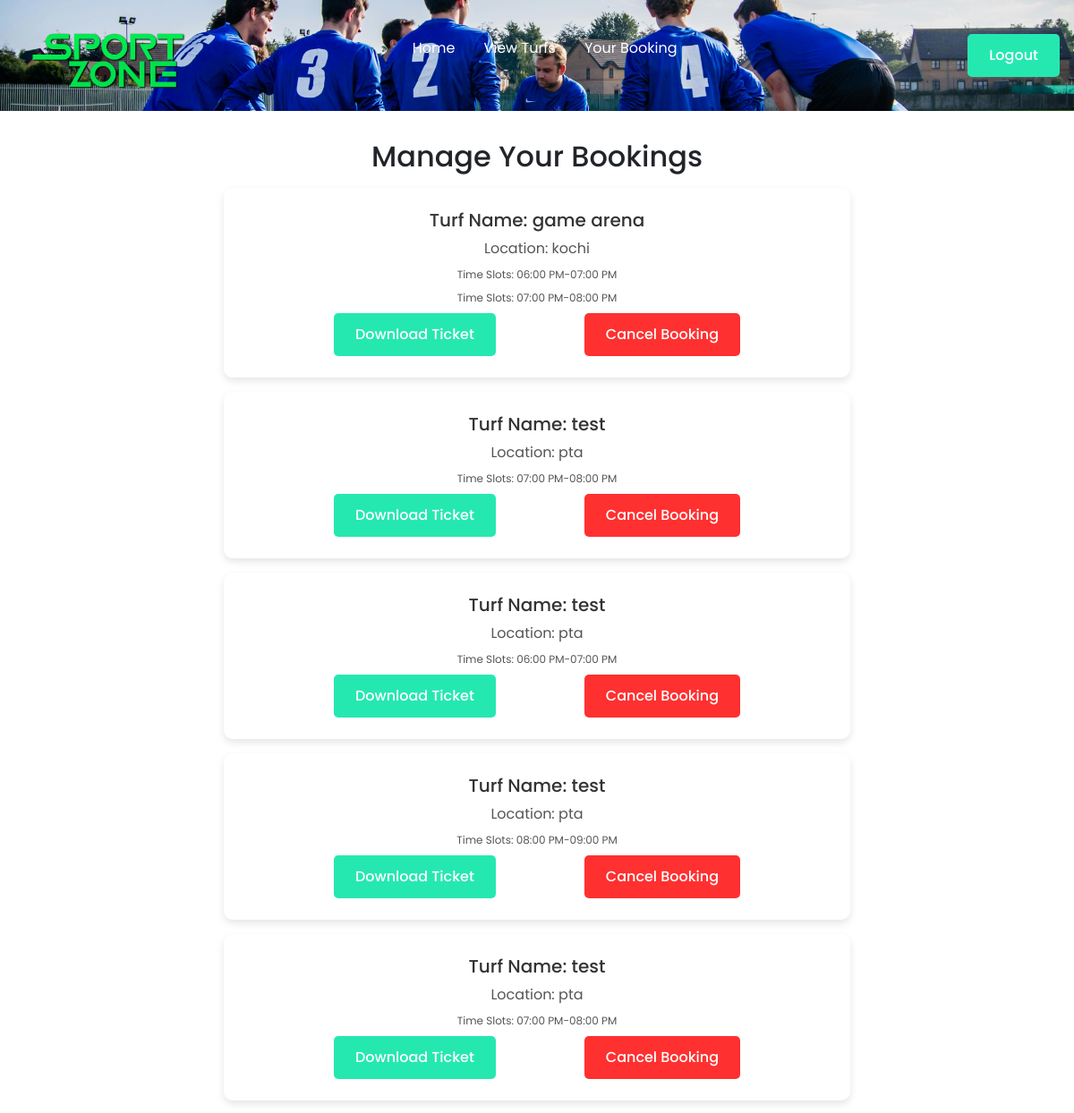
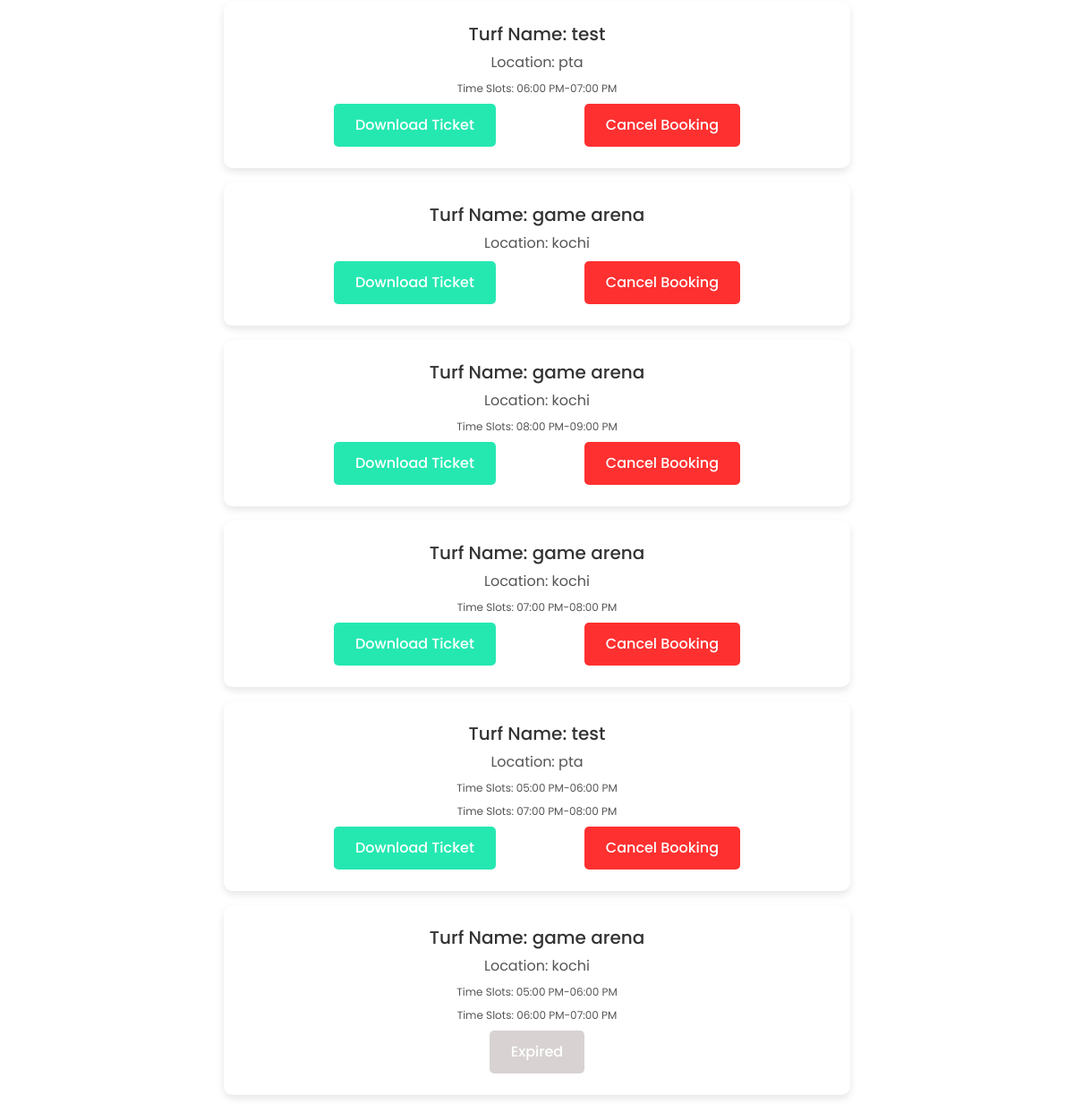
Screenshot of /bookings/userbookings (signed in) with the database file from the repository (2 pictures, top to bottom).
### booking/models.py (models this page shows, shortened)
class UserBookingTable(models.Model):
    customer = models.ForeignKey(User, on_delete=models.CASCADE)
    payment_id=models.CharField(max_length=30,blank=True)
    name=models.CharField(max_length=100,null=True)
    turfname = models.ForeignKey(turf_table, on_delete=models.CASCADE)
    slots = models.JSONField(default=list,null=True)
    amount = models.IntegerField()
    booking_date = models.DateTimeField(auto_now_add=True)
    expired = models.BooleanField(default=False)  # Whether the booking is expired or not

### turfowner/models.py (models this page shows, shortened)
class turf_table(models.Model):
    image=models.ImageField(default="turfimages/img.png",upload_to='turfimages')
    ownername=models.ForeignKey(User,on_delete=models.CASCADE,null=True)
    name=models.CharField(max_length=150,blank=False)
    game_type = models.CharField(max_length=50)
    location=models.TextField(blank=False)
    location_url=models.TextField()
    open_time=models.TimeField()
    close_time=models.TimeField()
    rent=models.CharField(max_length=5,default=0)
    discription=models.TextField()
    slots=models.BooleanField(default=True)
    closed = models.BooleanField(default=True)

### booking/views.py (the view)
# urls.py: path('userbookings',views.userbookings,name='userbookings'),
def userbookings(request):
    bookings=userBooking.objects.filter(customer=request.user).all()
    return render(request,'mybooking.html',{'bookings':bookings})

### templates/mybooking.html (shortened to what this page needs)
{% load static %}
<!DOCTYPE html>
<html lang="en">
<head>
  <link href="https://cdn.jsdelivr.net/npm/remixicon@4.0.0/fonts/remixicon.css" rel="stylesheet" />
  <link rel="stylesheet" href="https://cdn.jsdelivr.net/npm/bootstrap@4.4.1/dist/css/bootstrap.min.css"
>
  <link rel="stylesheet" href="{% static 'style.css' %}" />
</head>
<body>
  <header class="header" style="background-color: rgb(0, 100, 67);">
    <nav>
      <div class="nav__bar">
        <div class="logo" style="width: fit-content;height: 60px;padding: 0;">
          <a href="{% url 'userhome' %}" style="padding:0"><img src="{% static 'logo.png' %}" alt="logo"
              style="width: 200px;" /></a>
        </div>
      </div>
      {% if request.user.username %}
      <ul class="nav__links " id="nav-links">
        <li><a href="{% url 'userhome' %}">Home</a></li>
        <li><a href="{% url 'viewturflist' %}">View Turfs </a></li>
        <li><a href="{% url 'userbookings' %}">Your Booking </a></li>
      </ul>
      <a href="{% url 'userlogout' %}"><button class="btn nav__btn">Logout</button></a>
      {% else %}
      <ul class="nav__links" id="nav-links">
        <li><a href="{% url 'userhome' %}">Home</a></li>
        <li><a href="{% url 'viewturflist' %}">View Turfs </a></li>
      </ul>
      <a href="{% url 'userlogin' %}"><button class="btn nav__btn">Login / Sign Up</button></a>
      {% endif %}
    </nav>
  </header>
  <section class="section__container bookings__container">
    <div class="bookings__header">
      <h2>Manage Your Bookings</h2>
      <div class="container" style=" display: grid;place-items:center;">
        {% for i in bookings reversed %}
        <div class="booking__card my-2">
          <div class="booking__card__details">
            <h4>Turf Name: {{i.turfname.name}}</h4>
            <p>Location: {{i.turfname.location}}</p>
            {% for slot in i.slots %}
            <span>
              <p style="font-size: 12px;">Time Slots:
                {{slot.start_time}}-{{slot.end_time}}</p>
            </span>
            {% endfor %}
            <div class="row"
              style="width: 100%;display:flex;align-items: center;justify-content: space-evenly;margin:0 auto;">
              {% if i.expired %}
              <span>
                <button class="btn btn-disabled" style="background-color: rgba(37, 0, 0, 0.178);width: 100%;">Expired</button>
              </span>
              {% else %}
              <a href="{% url 'download_ticket' i.id %}" class="btn btn-primary">
                Download Ticket
            </a>
              <a href="{% url 'cancelbooking' i.id i.turfname.id %}">
                <button class="btn btn-danger" style="background-color: rgb(255, 48, 48);width: 100%;">Cancel
                  Booking</button>
              </a>
              {% endif %}
            </div>
          </div>
        </div>
        {% endfor %}
      </div>
    </div>
  </section>
</body>
</html>

### static/style.css (style rules this page uses)
:root { --primary-color: #25e8b1; --primary-color-dark: #11ed69; --text-dark: #0c0a09; --text-light: #78716c; --white: #ffffff; --max-width: 1200px; }
* { padding: 0; margin: 0; box-sizing: border-box; }
.section__container { max-width: var(--max-width); margin: auto; padding: 5rem 1rem; }
.btn { padding: 0.75rem 1.5rem; outline: none; border: none; font-size: 1rem; font-weight: 500; color: var(--white); background-color: var(--primary-color); border-radius: 5px; cursor: pointer; transition: 0.3s; }
img { width: 100%; display: flex; }
a { text-decoration: none; }
.logo { max-width: 120px; }
html, body { scroll-behavior: smooth; }
body { font-family: "Poppins", sans-serif; }
.header { background-image: url('static/realsport.jpg'); background-position: center center; background-size: cover; background-repeat: no-repeat; }
nav { position: fixed; isolation: isolate; top: 0; width: 100%; max-width: var(--max-width); margin: auto; z-index: 9; }
.nav__bar { padding: 1rem; display: flex; align-items: center; justify-content: space-between; gap: 2rem; background-color: var(--primary-color); }
.nav__links { list-style: none; position: absolute; width: 100%; padding: 2rem; display: flex; align-items: center; flex-direction: column; gap: 2rem; background-color: rgba(188, 28, 92, 0.9); transform: translateY(-100%); transition: 0.5s; z-index: -1; }
.nav__links a { position: relative; isolation: isolate; padding-bottom: 8px; color: var(--white); transition: 0.3s; }
.nav__btn { display: none; }
@media (width > 768px) { nav { padding: 2rem 1rem; position: static; display: flex; align-items: center; justify-content: space-between; } }
@media (width > 768px) { .nav__bar { padding: 0; background-color: transparent; } }
@media (width > 768px) { .nav__links { padding: 0; width: unset; position: static; transform: none; flex-direction: row; background-color: transparent; } }
@media (width > 768px) { .nav__btn { display: block; } }
@media (width > 768px) { .nav__links a::after { position: absolute; content: ""; left: 0; bottom: 0; height: 2px; width: 0; background-color: var(--primary-color); transition: 0.3s; transform-origin: left; } }

### templates/mybooking.html (style rules this page uses)
button { background-color: #4CAF50; color: white; padding: 10px 20px; border: none; border-radius: 5px; cursor: pointer; }
.bookings__container { padding: 2rem; text-align: center; }
.bookings__header h2 { font-size: 2rem; margin-bottom: 0.5rem; }
.booking__card { background: #fff; border-radius: 10px; box-shadow: 0 4px 8px rgba(0, 0, 0, 0.1); padding: 1.5rem; width: 700px; transition: box-shadow 0.3s ease; }
.booking__card__details h4 { font-size: 1.25rem; color: #333; margin-bottom: 0.5rem; }
.booking__card__details p { color: #555; margin-bottom: 0.5rem; }

### rows the page displays
UserBookingTable: turfname.name "game arena", turfname.location "kochi", start_time "06:00 PM" "07:00 PM", end_time "07:00 PM" "08:00 PM", expired "Download Ticket"
UserBookingTable: turfname.name "test", turfname.location "pta", start_time "07:00 PM", end_time "08:00 PM", expired "Download Ticket"
UserBookingTable: turfname.name "test", turfname.location "pta", start_time "06:00 PM", end_time "07:00 PM", expired "Download Ticket"
UserBookingTable: turfname.name "test", turfname.location "pta", start_time "08:00 PM", end_time "09:00 PM", expired "Download Ticket"
UserBookingTable: turfname.name "test", turfname.location "pta", start_time "07:00 PM", end_time "08:00 PM", expired "Download Ticket"
UserBookingTable: turfname.name "test", turfname.location "pta", start_time "06:00 PM", end_time "07:00 PM", expired "Download Ticket"
UserBookingTable: turfname.name "game arena", turfname.location "kochi", expired "Download Ticket"
UserBookingTable: turfname.name "game arena", turfname.location "kochi", start_time "08:00 PM", end_time "09:00 PM", expired "Download Ticket"
UserBookingTable: turfname.name "game arena", turfname.location "kochi", start_time "07:00 PM", end_time "08:00 PM", expired "Download Ticket"
UserBookingTable: turfname.name "test", turfname.location "pta", start_time "05:00 PM" "07:00 PM", end_time "06:00 PM" "08:00 PM", expired "Download Ticket"
UserBookingTable: turfname.name "game arena", turfname.location "kochi", start_time "05:00 PM" "06:00 PM", end_time "06:00 PM" "07:00 PM", expired "Expired"
